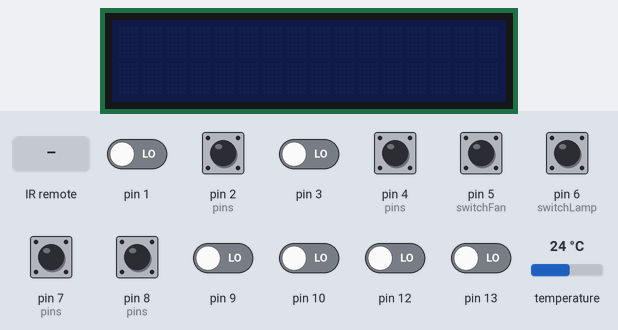
This sketch was run on a simulated Arduino Uno, built for the host (arithmetic inside an expression is 32-bit, double 64-bit). Parts: 16×2 character LCD. The test bench sets the inputs (shaded band); at power-on: pin 2 (pins), pin 4 (pins), pin 5 (switchFan), pin 6 (switchLamp), pin 7 (pins), pin 8 (pins) HIGH, pin 1, pin 3, pin 9, pin 10, pin 12, pin 13 LOW, temperature 24 °C. The local clock reads 2024-03-15 10:24:30 at power-on unless the sketch sets it.

Above: at 1.3 s.
1.4 s: infrared code 0xFFE01F received
At 3.4 s:
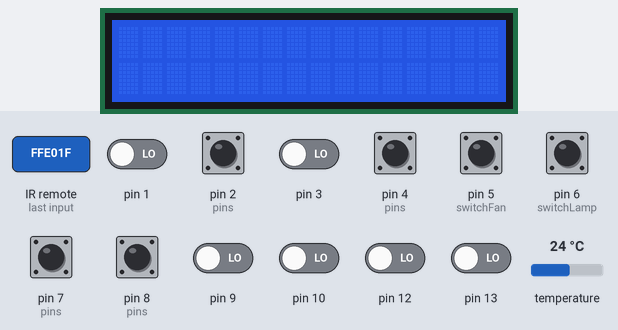
3.9 s: infrared code 0xFFD02F received
At 4.7 s:
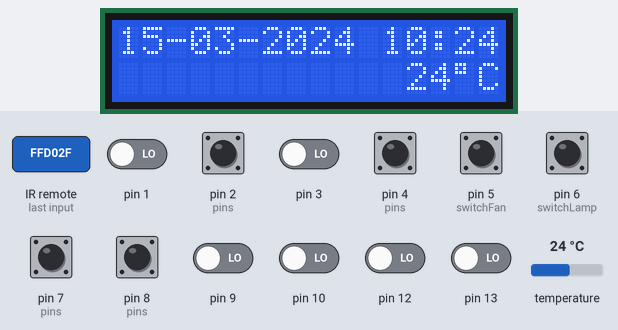
5.4 s: infrared code 0xFFF00F received
At 6.1 s:
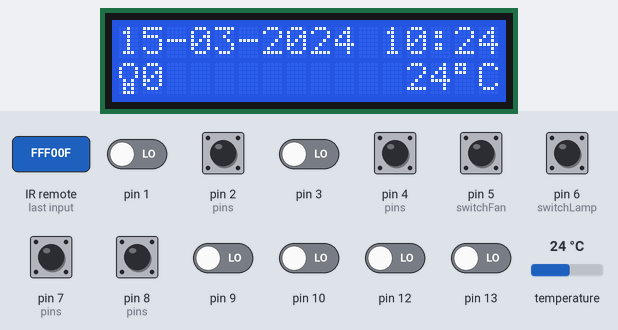
6.9 s: infrared code 0xFF807F received
At 7.2 s:
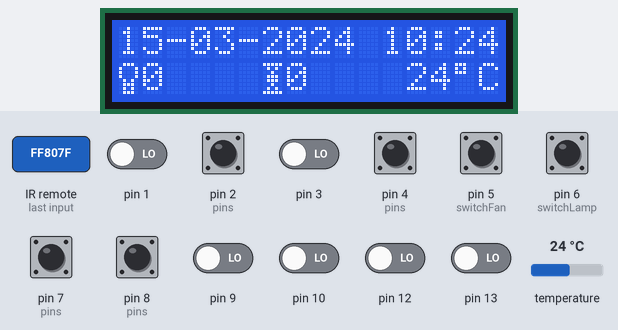
8.4 s: infrared code 0xFFD02F received
At 9.4 s:
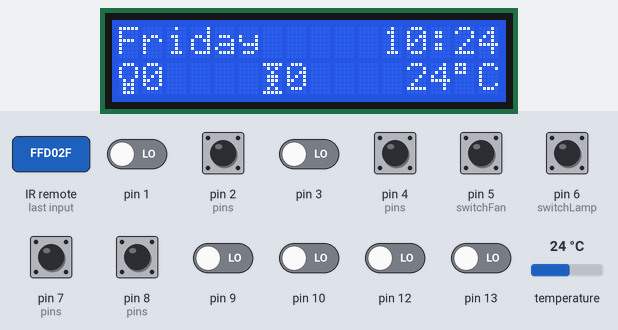
9.9 s: infrared code 0xFFF00F received
At 10.7 s:
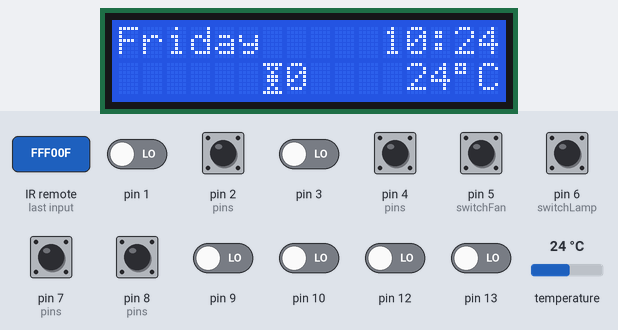
Timing chart, 0 to 12.4 s (numbered marks = the images above; inputs shaded):
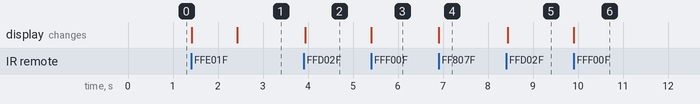

The sketch:

lcdtemp.ino
```cpp
#include <util/atomic.h>
#include <Wire.h>
#include <LiquidTWI2.h>
#include <DS3231.h>
//modify wiring.c line 29 to
//#define MICROSECONDS_PER_TIMER0_OVERFLOW (clockCyclesToMicroseconds(prescaler * 256)) to scale accordingly millis()

LiquidTWI2 lcd(0x20);
DS3231 clock;
RTCDateTime dt;

uint8_t pressed[] = {0, 0, 0, 0};
uint8_t lcd_cycle = 0;
uint8_t lcd_on = 0;
uint8_t lamp_on = 0;
uint8_t proc_lamp = 0;
uint8_t fan_on = 0;
uint8_t proc_fan = 0;

volatile boolean refreshLCD = 0;
uint32_t ircomm = 0;
volatile boolean set_time_cnt = 1;

volatile uint16_t currentPotValue = 0;
volatile uint16_t SPEED_FAN = 0;
volatile uint16_t DIM_LIGHT = 0;
volatile boolean updateLF[] = {0, 0};

#include <IRremote.h>
int RECV_PIN = 11;
IRrecv irrecv(RECV_PIN);
decode_results results;

void setup() {

  /*
   * INPUTS (BUTTONS)
   * PD2    LCD ON/OFF
   * PD4    LCD CYCLE
   * PB0    LAMP ON/OFF
   * PD7    FAN ON/OFF
   *
   * ANALOG INPUTS (POT WIPER)
   * PC0 (ADC0)   POT FAN
   * PC1 (ADC1)   POT LAMP
   *
   * PWM OUTPUTS (driving transistor array)
   * PD6 (OC0A)   PWM LAMP
   * PD5 (OC0B)   PWM FAN
   *
   * IR SENSOR
   * PB3 (OC2A)   IR
   */


  //Serial.begin(9600);
  irrecv.enableIRIn(); // Start the receiver


  // set the LCD type
  lcd.setMCPType(LTI_TYPE_MCP23008);

  lcd.begin(16, 2);
  lcd.setBacklight(LOW);

  clock.begin();

  cli();
  TCCR0A = (1 << COM0A1) | (1 << COM0B1) | (1 << WGM01) | (1 << WGM00); // Fast PWM, Clear OC0A/OC0B on Compare Match, set OC0A/OC0B at BOTTOM
  TCCR0B = (1 << CS00); //clk/1 prescalling freq = 62.5 kHz

  TCCR1A |= (1 << WGM10) | (1 << WGM11);
  TCCR1B = (1 << CS12) | (1 << CS10) | (1 << WGM12) | (1 << WGM13); // Normal port operation, 1024 prescaller, Fast PWM OCRA
  OCR1A = 78; // 200Hz (5ms period)
  TIMSK1 = (1 << TOIE1);

  //setting ADC

  ADCSRA |= (1 << ADPS2);// Set ADC prescalar to 16 – 1Mhz sample rate @ 16MHz
  ADCSRA &= ~((1 << ADPS1) | (1 << ADPS0));
  ADCSRA |= (1 << ADEN);// Enable ADC
  ADCSRA |= (1 << ADIE);// Enable interrupts

  ADMUX |= (1 << REFS0); // Set ADC reference to AVCC
  ADMUX &= ~((1 << MUX0) | (1 << MUX1) | (1 << MUX2) | (1 << MUX3));// Set ADC0 pin PC0
  ADMUX |= (1 << ADLAR);// 8 bit resolution

  sei();// Enable Global Interrupts


  ADCSRA |= (1 << ADSC);// Start A2D Conversions

  DDRD &= ~(1 << PD6);
  PORTD &= ~(1 << PD6);

  DDRD &= ~(1 << PD5);
  PORTD &= ~(1 << PD5);

  DDRD &= ~((1 << PD2) | (1 << PD4) | (1 << PD7)); //set PD2 PD4 PD7 as INPUT
  PORTD |= (1 << PD2) | (1 << PD4) | (1 << PD7); //set INPUT PULLUP resistor

  DDRB &= ~(1 << PB0); //set PB0  as INPUT
  PORTB |= (1 << PB0); //set set INPUT PULLUP resistor

  DDRC &= ~(1 << PC0); //set POT FAN as INPUT  (ADC0)
  DDRC &= ~(1 << PC1); //set POT LAMP as INPUT  (ADC1)

  byte fistChar[8] = { // fist
    0b11111,
    0b10101,
    0b10101,
    0b11110,
    0b01001,
    0b01101,
    0b01101,
    0b01101
  };
  lcd.createChar(0, fistChar);

  byte fanChar[8] = {
    0b11111,
    0b01010,
    0b00100,
    0b01110,
    0b01110,
    0b00100,
    0b01010,
    0b11111
  };
  lcd.createChar(1, fanChar);

  byte lamp0Char[8] = {
    0b01110,
    0b10001,
    0b10001,
    0b10001,
    0b01010,
    0b01110,
    0b01010,
    0b01110
  };
  lcd.createChar(2, lamp0Char);


  byte lamp25Char[8] = {
    0b01110,
    0b11001,
    0b11001,
    0b11001,
    0b01010,
    0b01110,
    0b01010,
    0b01110
  };
  lcd.createChar(3, lamp25Char);

  byte lamp50Char[8] = {
    0b01110,
    0b11101,
    0b11101,
    0b11101,
    0b01110,
    0b01110,
    0b01010,
    0b01110
  };
  lcd.createChar(4, lamp50Char);

  byte lamp75Char[8] = {
    0b01110,
    0b11111,
    0b11111,
    0b11111,
    0b01110,
    0b01110,
    0b01010,
    0b01110
  };
  lcd.createChar(5, lamp75Char);

  //displayLogo();
  //clock.setDateTime(__DATE__, __TIME__);
}


void loop() {

  if (irrecv.decode(&results)) {
    ircomm = results.value;
    //Serial.println(ircomm, HEX);
    irrecv.resume();
  }

  switchLamp();
  switchLCD();
  switchFan();
  if (lcd_on) {
    if (buttonPressed(1) || ircomm == 0xFFD02F || ircomm == 0xB38) { //remote button AUX
      lcd.clear();
      lcd_cycle++;
      if (lcd_cycle == 4) {
        lcd_cycle = 0;
      }
      ircomm = 0;
      refreshLCD = 1;
      updateLF[0] = 1;
      updateLF[1] = 1;
      displayFan(SPEED_FAN);
      displayLamp(DIM_LIGHT);
    }
    if (refreshLCD) {
      displayLcd(lcd_cycle);
      refreshLCD = 0;
    }
  }

}

uint32_t diffMillis(uint32_t from){
  return (millis()-from);
}

boolean fadeLampOn = 0;
boolean fadeLampOff = 0;
uint32_t startFadeMillis = 0;
uint8_t fadeCntLamp = 0;

void fadeLamp(boolean dir){
      if(diffMillis(startFadeMillis) > 2){

        if(dir == 1 && fadeLampOn){ //fade up
          if(++fadeCntLamp <= DIM_LIGHT){
            OCR0A = fadeCntLamp;
            updateLF[0] = 1;
            displayLamp(fadeCntLamp);
          }
          else{
            fadeLampOn = 0;
          }
        }
        else if(dir == 0 && fadeLampOff){ // fade down
          if(--fadeCntLamp >= 0){
            OCR0A = fadeCntLamp;
            updateLF[0] = 1;
            displayLamp(fadeCntLamp);
          }
          else{
            fadeLampOff = 0;
          }
        }
        startFadeMillis = millis();
      }
}

void switchLamp() {
  if (buttonPressed(2) || ircomm == 0xFFF00F || ircomm == 0x738) { //remote button CH
    ++lamp_on %= 2;
    if (lamp_on) {
      DDRD |= (1 << PD6);
      startFadeMillis = millis();
      fadeCntLamp = 0; // reset counter to 0
      fadeLampOn = 1;
                //OCR0A = DIM_LIGHT;
                //updateLF[0] = 1;
    }
    else {
      startFadeMillis = millis();
      fadeCntLamp = DIM_LIGHT; // reset counter to dim_light
      fadeLampOff = 1;
                //DDRD &= ~(1 << PD6);
                //PORTD &= ~(1 << PD6);
                //clearDisplayLamp();
    }

    ircomm = 0;
  }

  if (fadeLampOn) {
      fadeLamp(1);
  }
  if (fadeLampOff) {
      fadeLamp(0);
  }


  if (lamp_on) {
    if ((uint8_t) proc_lamp == 0) {
      DDRD &= ~(1 << PD6);
      PORTD &= ~(1 << PD6);
    }
    else {
      DDRD |= (1 << PD6);
      //OCR0A = DIM_LIGHT;
    }

    if (updateLF[0]) {
      displayLamp(DIM_LIGHT);
    }
  }

}


void switchFan() {
  if (buttonPressed(3) || ircomm == 0xFF807F || ircomm == 0xF38) { //remote button DVD

    ++fan_on %= 2;
    if (fan_on) {
      DDRD |= (1 << PD5);
      OCR0B = SPEED_FAN;
      updateLF[1] = 1;
    }
    else {
      DDRD &= ~(1 << PD5);
      PORTD &= ~(1 << PD5);
      clearDisplayFan();
    }

    ircomm = 0;
  }

  if (fan_on) {

    if ((uint8_t) proc_fan == 0) {
      DDRD &= ~(1 << PD5);
      PORTD &= ~(1 << PD5);
    }
    else {
      DDRD |= (1 << PD5);
      OCR0B = SPEED_FAN;
    }

    if (updateLF[1]) {
      displayFan(SPEED_FAN);
    }
  }

}

void displayLamp(uint8_t SPEED) {
  char temp[10];
  static uint8_t lampChar = 2;

  //clear previuos display
  if (!lamp_on || updateLF[0]) {
    lcd.setCursor(0, 1);
    lcd.print("    ");
  }

  if (lamp_on && updateLF[0]) {

    proc_lamp = (uint8_t) ((SPEED * 100) / 255);
    if (proc_lamp >= 99) proc_lamp = 100;

    lampChar = (uint8_t)((proc_lamp / 25) + 2);
    if (lampChar > 5) lampChar = 5;

    lcd.setCursor(0, 1);
    lcd.write(lampChar);

    sprintf(temp, "%d", (uint8_t) proc_lamp);
    lcd.print(temp);

    updateLF[0] = 0;
  }
}

void clearDisplayLamp() {
  lcd.setCursor(0, 1);
  lcd.print("    ");
}

void displayFan(uint8_t SPEED) {
  char temp[10];

  //clear previuos display
  if (!fan_on || updateLF[1]) {
    lcd.setCursor(6, 1);
    lcd.print("    ");
  }

  if (fan_on && updateLF[1]) {
    lcd.setCursor(6, 1);
    lcd.write((uint8_t)1);

    proc_fan = ((SPEED * 100) / 255);
    if (proc_fan >= 99) proc_fan = 100;

    sprintf(temp, "%d", (uint8_t) proc_fan);
    lcd.print(temp);

    updateLF[1] = 0;
  }
}

void clearDisplayFan() {
  lcd.setCursor(6, 1);
  lcd.print("    ");
}

void switchLCD() {
  if (buttonPressed(0) || ircomm == 0xFFE01F || ircomm == 0x338) { //remote button 3D
    ++lcd_on %= 2;

    if (lcd_on) {
      pressed[1] = 0; // if was cycle lcd when lcd was turn off don't bother consider it
      lcd.setBacklight(HIGH);
      set_time_cnt = 1;
      displayLogo();

      updateLF[0] = 1;
      displayLamp(DIM_LIGHT);
      updateLF[1] = 1;
      displayFan(SPEED_FAN);
    }
    else {
      lcd.setBacklight(LOW);
      lcd.clear();
    }

    ircomm = 0;
  }
}

void delayNew(uint32_t tm) {
  uint32_t last_millis = millis();
  while ((millis() - last_millis) < tm) {}
}

void displayLogo() {
  lcd.clear();
  lcd.setBacklight(HIGH);
  lcd.setCursor(3, 1);
  lcd.write((uint8_t)0);

  lcd.setCursor(5, 1);
  lcd.print("Made by Adi");

  delayNew(1000);
  lcd.clear();
}

void displayLcd(uint8_t type) {
  clock.forceConversion();
  char temp[10];

  switch (type) {
    //  08-Sep    13:13:11
    //             Temp:28
    case 0:
      dt = clock.getDateTime();
      lcd.setCursor(0, 0);
      lcd.print(clock.dateFormat("d-M", dt));

      lcd.setCursor(8, 0);
      lcd.print(clock.dateFormat("H:i:s", dt));

      lcd.setCursor(12, 1);
      sprintf(temp, "%d%cC", (int8_t) clock.readTemperature(), (char)223);
      lcd.print(temp);
      break;
    //  08-09-2015   13:13
    //             Temp:28
    case 1:
      dt = clock.getDateTime();
      lcd.setCursor(0, 0);
      lcd.print(clock.dateFormat("d-m-Y", dt));

      lcd.setCursor(11, 0);
      lcd.print(clock.dateFormat("H:i", dt));

      lcd.setCursor(12, 1);
      sprintf(temp, "%d%cC", (int8_t) clock.readTemperature(), (char)223);
      lcd.print(temp);
      break;
    //  Duminica   13:13
    //           Temp:28
    case 2:
      dt = clock.getDateTime();
      lcd.setCursor(0, 0);
      lcd.print(clock.dateFormat("l", dt));

      lcd.setCursor(11, 0);
      lcd.print(clock.dateFormat("H:i", dt));

      lcd.setCursor(12, 1);
      sprintf(temp, "%d%cC", (int8_t) clock.readTemperature(), (char)223);
      lcd.print(temp);
      break;
    //  Dum     13:13:50
    //           Temp:28
    case 3:

      dt = clock.getDateTime();
      lcd.setCursor(0, 0);
      lcd.print(clock.dateFormat("D", dt));

      lcd.setCursor(8, 0);
      lcd.print(clock.dateFormat("H:i:s", dt));

      lcd.setCursor(12, 1);
      sprintf(temp, "%d%cC", (int8_t) clock.readTemperature(), (char)223);
      lcd.print(temp);
      break;
    //  08-Sep    13:13:11
    //             Temp:28
    default:
      dt = clock.getDateTime();
      lcd.setCursor(0, 0);
      lcd.print(clock.dateFormat("d-M", dt));

      lcd.setCursor(8, 0);
      lcd.print(clock.dateFormat("H:i:s", dt));

      lcd.setCursor(6, 1);
      sprintf(temp, "Temp: %d%cC", (int8_t) clock.readTemperature(), (char)223);
      lcd.print(temp);
      break;

  }
}


ISR(TIMER1_OVF_vect) {
  static uint8_t cnt = 0;
  debouncePress();

  if (cnt++ == 200) {
    cnt = 0;
    refreshLCD = 1;
  }

}

ISR(ADC_vect) {

  static uint8_t cnt = 0;
  static uint16_t sum = 0;

  cnt++;
  sum += ADCH;
  // make the average from 8 readings

  if (cnt >= 100) {
    currentPotValue = map((sum / 100), 0, 255, 0, 255);
    cnt = 0;
    sum = 0;

    switch (ADMUX & 0x0F) {
      case 0x00:
        setSpeedFan(currentPotValue);
        ADMUX = (ADMUX & 0xE0) | (0x01 & 0x0F);
        break;
      case 0x01:
        setDimLight(currentPotValue);
        ADMUX = (ADMUX & 0xE0) | (0x00 & 0x0F);
        break;
    }


  }
  ADCSRA |= (1 << ADSC); //Start a new ADC

}

void setSpeedFan(uint8_t currentPotValue) {
  static uint16_t lastPotValue = 0;
  if ((currentPotValue < lastPotValue - 2 || currentPotValue > lastPotValue + 2) && currentPotValue != lastPotValue) {
    lastPotValue =  currentPotValue;
    SPEED_FAN = currentPotValue;
    updateLF[1] = 1;
  }
}

void setDimLight(uint8_t currentPotValue) {
  static uint16_t lastPotValue = 0;
  if ((currentPotValue < lastPotValue - 2 || currentPotValue > lastPotValue + 2) && currentPotValue != lastPotValue) {
    lastPotValue =  currentPotValue;
    DIM_LIGHT = currentPotValue;
    updateLF[0] = 1;
  }
}

void debouncePress() {
  volatile static uint8_t pins[] = {PD2, PD4, PB0, PD7};
  volatile uint8_t pinb_arr[] = {PIND, PIND, PINB, PIND};
  volatile static uint8_t isPushed[] = {0, 0, 0, 0};
  volatile static uint8_t lastState[] = {0, 0, 0, 0};
  volatile static uint8_t count[] = {0, 0, 0, 0};

  for (uint8_t i = 0; i < sizeof(pins); i++) {
    if (!pressed[i]) {
      isPushed[i] = ( ( pinb_arr[i] & (1 << pins[i]) ) == 0);

      //check if button was pressed
      if (isPushed[i] && !lastState[i]) { // if pressed

        count[i]++;

        // if button has not bounce for 4 checks, the button is debounce and considered pressed
        if (count[i] >= 4) {
          lastState[i] = isPushed[i];
          pressed[i] = 1;
          count[i] = 0;
        }
      }
      else if (!isPushed[i] && lastState[i]) { //if released
        lastState[i] = isPushed[i];
        count[i] = 0;
      }
    }
  }
}


boolean buttonPressed(uint8_t pin) {
  ATOMIC_BLOCK(ATOMIC_RESTORESTATE) {
    if (pressed[pin]) {
      pressed[pin] = 0;
      return true;
    }

    return false;
  }
}
```

Measured:
- after the input at 1.4 s, the display: first changes at once (image 1 shows a later state)
- after the input at 3.9 s, the display: changes at once (image 2)
- after the input at 5.4 s, the display: changes at once (image 3)
- after the input at 6.9 s, the display: changes at once (image 4)
- after the input at 8.4 s, the display: changes at once (image 5)
- after the input at 9.9 s, the display: changes at once (image 6)
